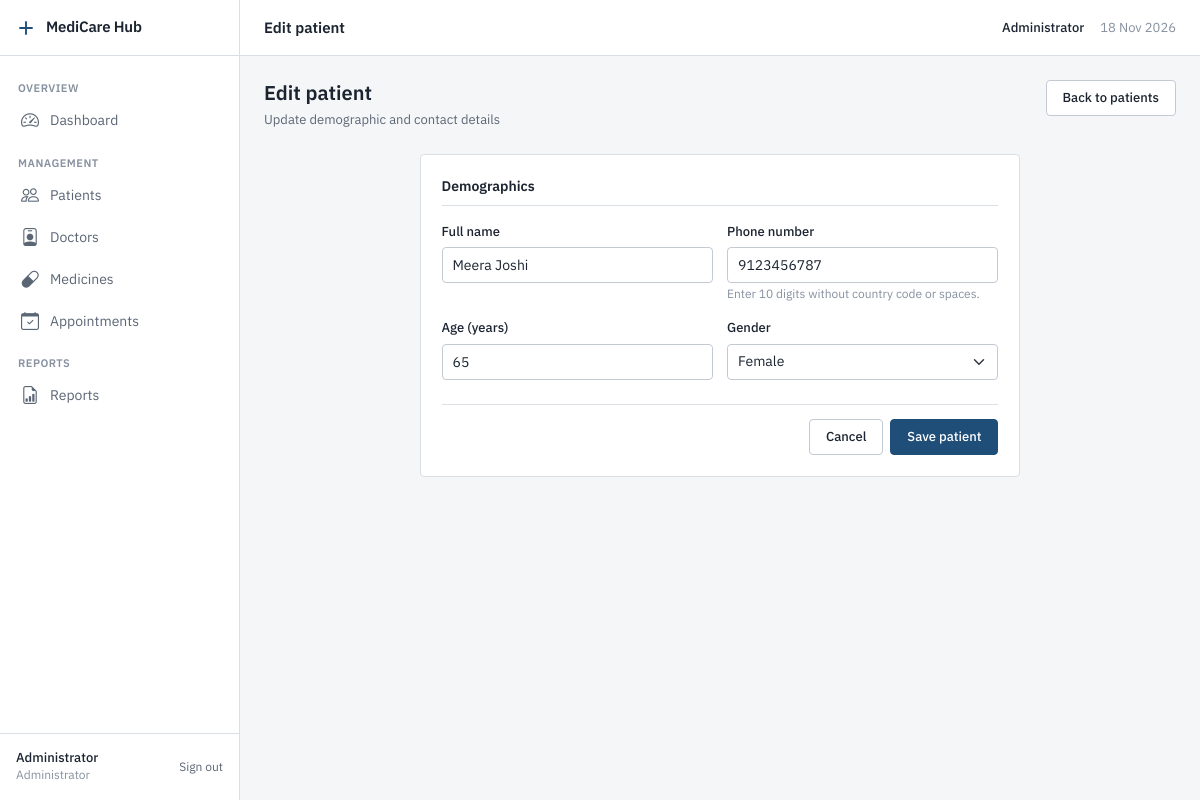
The app's page /admin/patient_form.php?id=8 (signed in) with its own data.
### tables this page shows
CREATE TABLE Patient (
    patient_id INT AUTO_INCREMENT PRIMARY KEY,
    name VARCHAR(100) NOT NULL,
    age INT NOT NULL,
    gender ENUM('Male','Female','Other') NOT NULL,
    phone VARCHAR(20) NOT NULL
);

### includes/functions.php (called while the page is built, shortened)
<?php
function e(string $str): string
{
    return htmlspecialchars($str, ENT_QUOTES, 'UTF-8');
}

### admin/patient_form.php (the view, shortened to what this page needs)
<?php
require_once __DIR__ . '/../config/db.php';
require_once __DIR__ . '/../includes/functions.php';
$id = isset($_GET['id']) ? (int)$_GET['id'] : 0;
$isEdit = ($id > 0);
$patient = [
    'name' => '',
    'age' => '',
    'gender' => '',
    'phone' => ''
];
$errors = [];
if ($isEdit) {
    $stmt = $pdo->prepare('SELECT * FROM Patient WHERE patient_id = ?');
    $stmt->execute([$id]);
    $patientData = $stmt->fetch();
    $patient = $patientData;
}
require_once __DIR__ . '/../includes/header.php';
?>
<div class="page-header">
    <div>
        <h1 class="page-title"><?php echo $isEdit ? 'Edit patient' : 'Add patient'; ?></h1>
        <p class="page-description"><?php echo $isEdit ? 'Update demographic and contact details' : 'Register a new patient record'; ?></p>
    </div>
    <a href="/medicarehub/admin/patients.php" class="btn btn-secondary">Back to patients</a>
</div>
<div class="row justify-content-center">
    <div class="col-lg-8">
        <div class="card">
            <div class="card-body p-4">
                <form method="POST" action="">
                    <div class="form-section">
                        <div class="form-section-title">Demographics</div>
                        <div class="row g-3">
                            <div class="col-md-6">
                                <label for="name" class="form-label">Full name</label>
                                <input type="text" class="form-control" id="name" name="name" value="<?php echo e($patient['name']); ?>" placeholder="e.g. Ramesh Kumar" required autofocus>
                            </div>
                            <div class="col-md-6">
                                <label for="phone" class="form-label">Phone number</label>
                                <input type="tel" class="form-control" id="phone" name="phone" value="<?php echo e($patient['phone']); ?>" placeholder="10-digit mobile number" pattern="[0-9]{10}" maxlength="10" required>
                                <?php if (isset($errors['phone'])): ?>
                                    <span class="form-error"><?php echo e($errors['phone']); ?></span>
                                <?php else: ?>
                                    <span class="form-text">Enter 10 digits without country code or spaces.</span>
                                <?php endif; ?>
                            </div>
                            <div class="col-md-6">
                                <label for="age" class="form-label">Age (years)</label>
                                <input type="number" class="form-control" id="age" name="age" value="<?php echo e((string)$patient['age']); ?>" min="0" max="150" placeholder="e.g. 35" required>
                            </div>
                            <div class="col-md-6">
                                <label for="gender" class="form-label">Gender</label>
                                <select class="form-select" id="gender" name="gender" required>
                                    <option value="Female" <?php echo ($patient['gender'] === 'Female') ? 'selected' : ''; ?>>Female</option>
                                </select>
                            </div>
                        </div>
                    </div>
                    <div class="d-flex justify-content-end gap-2 pt-3 border-top">
                        <a href="/medicarehub/admin/patients.php" class="btn btn-secondary">Cancel</a>
                        <button type="submit" class="btn btn-primary"><?php echo $isEdit ? 'Save patient' : 'Add patient'; ?></button>
                    </div>
                </form>
            </div>
        </div>
    </div>
</div>
<?php require_once __DIR__ . '/../includes/footer.php'; ?>

### assets/css/style.css (style rules this page uses)
:root { --bg: #F5F6F8; --surface: #FFFFFF; --border: #DADFE6; --border-strong: #C3CAD4; --text: #1B2430; --text-secondary: #5B6675; --text-muted: #8791A0; --accent: #1F4E79; --accent-hover: #173B5C; --accent-subtle: #EAF0F6; --status-success: #2E6B4F; --status-success-bg: #EAF3EE; --status-warning: #8A5A00; --status-warning-bg: #FBF3E2; --status-danger: #A12C2C; --status-danger-bg: #FAEDED; --status-neutral: #4B5563; --status-neutral-bg: #EEF0F3; --radius: 4px; --sidebar-width: 240px; --topbar-height: 56px; --shadow-overlay: 0 4px 12px rgba(0, 0, 0, 0.08); }
*, *::before, *::after { box-sizing: border-box; }
html, body { margin: 0; padding: 0; background-color: var(--bg); color: var(--text); font-family: 'IBM Plex Sans', -apple-system, BlinkMacSystemFont, "Segoe UI", Roboto, sans-serif; font-size: 14px; line-height: 1.5; font-weight: 400; -webkit-font-smoothing: antialiased; -moz-osx-font-smoothing: grayscale; }
h1, h2, h3, h4, h5, h6 { color: var(--text); font-weight: 600; line-height: 1.3; margin-top: 0; margin-bottom: 0.5rem; letter-spacing: normal; text-transform: none; }
h1 { font-size: 24px; }
p { margin-top: 0; margin-bottom: 0.5rem; }
a { color: var(--accent); text-decoration: none; transition: color 0.15s ease; }
.page-header { display: flex; align-items: flex-start; justify-content: space-between; margin-bottom: 24px; gap: 16px; }
.page-title { font-size: 20px; font-weight: 600; color: var(--text); margin-bottom: 4px; }
.page-description { font-size: 13px; color: var(--text-secondary); margin-bottom: 0; }
.card { background-color: var(--surface); border: 1px solid var(--border); border-radius: var(--radius); box-shadow: none; margin-bottom: 24px; }
.card-body { padding: 20px; }
.btn { height: 36px; padding: 0 16px; font-size: 13px; font-weight: 500; font-family: inherit; border-radius: var(--radius); display: inline-flex; align-items: center; justify-content: center; gap: 8px; border: 1px solid transparent; cursor: pointer; text-decoration: none; transition: background-color 0.15s ease, border-color 0.15s ease, color 0.15s ease; white-space: nowrap; box-shadow: none !important; }
.btn-primary { background-color: var(--accent); border-color: var(--accent); color: #FFFFFF; }
.btn-secondary, .btn-outline-secondary, .btn-light { background-color: var(--surface); border-color: var(--border-strong); color: var(--text); }
.form-label { display: block; font-size: 13px; font-weight: 500; color: var(--text); margin-bottom: 6px; }
.form-control, .form-select { height: 36px; font-size: 14px; font-family: inherit; color: var(--text); background-color: var(--surface); border: 1px solid var(--border-strong); border-radius: var(--radius); padding: 0 10px; box-shadow: none !important; transition: border-color 0.15s ease, box-shadow 0.15s ease; }
.form-text { font-size: 12px; color: var(--text-muted); margin-top: 4px; }
.form-section { margin-bottom: 24px; }
.form-section-title { font-size: 14px; font-weight: 600; color: var(--text); padding-bottom: 8px; margin-bottom: 16px; border-bottom: 1px solid var(--border); }
* { text-shadow: none !important; }
.card, .stat-card, .btn, .form-control, .form-select, .table-container, .alert { box-shadow: none !important; }

### records on screen
patient: name "Meera Joshi", phone "9123456787", age "65", gender "Female"

### other values on screen
$sectionTitle "OVERVIEW"
$item['label'] "Dashboard"
$sectionTitle "MANAGEMENT"
$item['label'] "Patients"
$item['label'] "Doctors"
$item['label'] "Medicines"
$item['label'] "Appointments"
$sectionTitle "REPORTS"
$item['label'] "Reports"
$userName "Administrator"
$pageTitle "Edit patient"
$_SESSION['user_name'] "Administrator"
